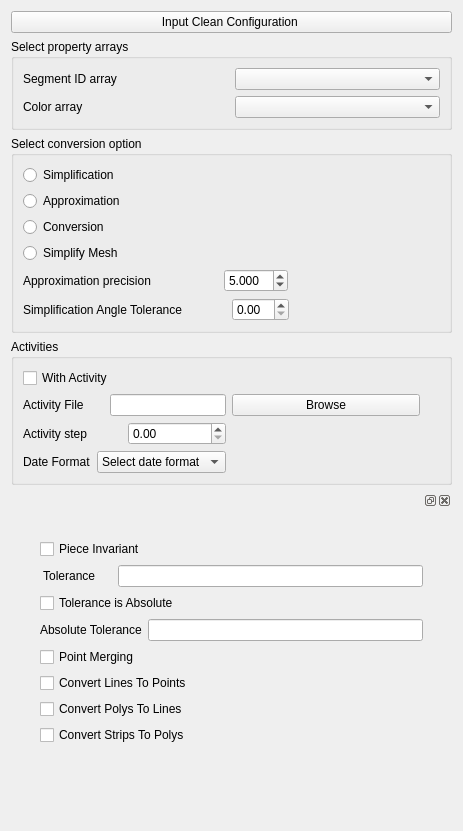
<ui version="4.0" >
 <class>Form</class>
 <widget class="QWidget" name="Form" >
  <property name="geometry" >
   <rect>
    <x>0</x>
    <y>0</y>
    <width>463</width>
    <height>831</height>
   </rect>
  </property>
  <property name="windowTitle" >
   <string>Form</string>
  </property>
  <layout class="QVBoxLayout" >
   <item>
    <widget class="QPushButton" name="pClean" >
     <property name="text" >
      <string>Input Clean Configuration </string>
     </property>
    </widget>
   </item>
   <item>
    <widget class="QGroupBox" name="groupBox_3" >
     <property name="title" >
      <string>Select property arrays</string>
     </property>
     <layout class="QGridLayout" >
      <item row="0" column="0" >
       <layout class="QGridLayout" >
        <item row="0" column="0" >
         <layout class="QGridLayout" >
          <item row="0" column="0" >
           <widget class="QLabel" name="label" >
            <property name="text" >
             <string>Segment ID array</string>
            </property>
           </widget>
          </item>
          <item row="0" column="1" >
           <widget class="QComboBox" name="SegmentID" />
          </item>
         </layout>
        </item>
        <item row="1" column="0" >
         <layout class="QGridLayout" >
          <item row="0" column="0" >
           <widget class="QLabel" name="label_5" >
            <property name="text" >
             <string>Color array</string>
            </property>
           </widget>
          </item>
          <item row="0" column="1" >
           <widget class="QComboBox" name="SegmentColor" />
          </item>
         </layout>
        </item>
       </layout>
      </item>
     </layout>
    </widget>
   </item>
   <item>
    <widget class="QGroupBox" name="groupBox_2" >
     <property name="title" >
      <string>Select conversion option</string>
     </property>
     <layout class="QVBoxLayout" >
      <item>
       <layout class="QGridLayout" >
        <item row="0" column="0" >
         <widget class="QRadioButton" name="Simplification" >
          <property name="text" >
           <string>Simplification</string>
          </property>
         </widget>
        </item>
        <item row="1" column="0" >
         <widget class="QRadioButton" name="Approximation" >
          <property name="text" >
           <string>Approximation</string>
          </property>
         </widget>
        </item>
        <item row="2" column="0" >
         <widget class="QRadioButton" name="Conversion" >
          <property name="text" >
           <string>Conversion</string>
          </property>
         </widget>
        </item>
        <item row="3" column="0" >
         <widget class="QRadioButton" name="SimplifyMesh" >
          <property name="text" >
           <string>Simplify Mesh</string>
          </property>
         </widget>
        </item>
       </layout>
      </item>
      <item>
       <layout class="QGridLayout" >
        <item row="0" column="0" >
         <layout class="QGridLayout" >
          <item row="0" column="0" >
           <layout class="QGridLayout" >
            <item row="0" column="0" >
             <widget class="QLabel" name="label_6" >
              <property name="text" >
               <string>Approximation precision                    </string>
              </property>
             </widget>
            </item>
            <item row="0" column="1" >
             <widget class="QDoubleSpinBox" name="AngleStep" >
              <property name="decimals" >
               <number>3</number>
              </property>
              <property name="minimum" >
               <double>0.001000000000000</double>
              </property>
              <property name="maximum" >
               <double>90.000000000000000</double>
              </property>
              <property name="value" >
               <double>5.000000000000000</double>
              </property>
             </widget>
            </item>
           </layout>
          </item>
          <item row="0" column="1" >
           <spacer>
            <property name="orientation" >
             <enum>Qt::Horizontal</enum>
            </property>
            <property name="sizeHint" >
             <size>
              <width>40</width>
              <height>20</height>
             </size>
            </property>
           </spacer>
          </item>
         </layout>
        </item>
        <item row="1" column="0" >
         <layout class="QGridLayout" >
          <item row="0" column="0" >
           <widget class="QLabel" name="label_7" >
            <property name="text" >
             <string>Simplification Angle Tolerance             </string>
            </property>
           </widget>
          </item>
          <item row="0" column="1" >
           <widget class="QDoubleSpinBox" name="AngleTolerance" >
            <property name="layoutDirection" >
             <enum>Qt::LeftToRight</enum>
            </property>
            <property name="maximum" >
             <double>45.000000000000000</double>
            </property>
            <property name="value" >
             <double>0.000000000000000</double>
            </property>
           </widget>
          </item>
          <item row="0" column="2" >
           <spacer>
            <property name="orientation" >
             <enum>Qt::Horizontal</enum>
            </property>
            <property name="sizeHint" >
             <size>
              <width>40</width>
              <height>20</height>
             </size>
            </property>
           </spacer>
          </item>
         </layout>
        </item>
       </layout>
      </item>
     </layout>
    </widget>
   </item>
   <item>
    <widget class="QGroupBox" name="groupBox" >
     <property name="title" >
      <string>Activities</string>
     </property>
     <layout class="QGridLayout" >
      <item row="0" column="0" >
       <layout class="QGridLayout" >
        <item row="0" column="0" >
         <widget class="QCheckBox" name="WithActivity" >
          <property name="text" >
           <string>With Activity</string>
          </property>
         </widget>
        </item>
        <item row="1" column="0" >
         <layout class="QGridLayout" >
          <item row="0" column="0" >
           <widget class="QLabel" name="label_2" >
            <property name="text" >
             <string>Activity File      </string>
            </property>
           </widget>
          </item>
          <item row="0" column="1" >
           <widget class="QLineEdit" name="ActivityFile" />
          </item>
         </layout>
        </item>
        <item row="1" column="1" >
         <widget class="QPushButton" name="Browse" >
          <property name="text" >
           <string>Browse</string>
          </property>
         </widget>
        </item>
        <item row="2" column="0" >
         <layout class="QGridLayout" >
          <item row="0" column="0" >
           <widget class="QLabel" name="label_3" >
            <property name="text" >
             <string>Activity step     </string>
            </property>
           </widget>
          </item>
          <item row="0" column="1" >
           <widget class="QDoubleSpinBox" name="ActivityStep" >
            <property name="singleStep" >
             <double>10.000000000000000</double>
            </property>
           </widget>
          </item>
         </layout>
        </item>
        <item row="2" column="1" >
         <spacer>
          <property name="orientation" >
           <enum>Qt::Horizontal</enum>
          </property>
          <property name="sizeHint" >
           <size>
            <width>40</width>
            <height>20</height>
           </size>
          </property>
         </spacer>
        </item>
        <item row="3" column="0" >
         <layout class="QGridLayout" >
          <item row="0" column="0" >
           <widget class="QLabel" name="label_4" >
            <property name="text" >
             <string>Date Format</string>
            </property>
           </widget>
          </item>
          <item row="0" column="1" >
           <widget class="QComboBox" name="dateFormat" >
            <item>
             <property name="text" >
              <string>Select date format</string>
             </property>
            </item>
            <item>
             <property name="text" >
              <string>YYYY-MM-DD</string>
             </property>
            </item>
            <item>
             <property name="text" >
              <string>MM/DD/YYYY</string>
             </property>
            </item>
           </widget>
          </item>
         </layout>
        </item>
       </layout>
      </item>
      <item row="0" column="1" >
       <spacer>
        <property name="orientation" >
         <enum>Qt::Vertical</enum>
        </property>
        <property name="sizeHint" >
         <size>
          <width>20</width>
          <height>40</height>
         </size>
        </property>
       </spacer>
      </item>
     </layout>
    </widget>
   </item>
   <item>
    <widget class="QDockWidget" name="wClean" >
     <widget class="QWidget" name="dockWidgetContents_3" >
      <layout class="QVBoxLayout" >
       <item>
        <layout class="QGridLayout" >
         <item row="0" column="0" >
          <spacer>
           <property name="orientation" >
            <enum>Qt::Vertical</enum>
           </property>
           <property name="sizeHint" >
            <size>
             <width>20</width>
             <height>40</height>
            </size>
           </property>
          </spacer>
         </item>
         <item row="0" column="1" >
          <layout class="QGridLayout" >
           <item row="1" column="0" >
            <layout class="QGridLayout" >
             <item row="0" column="0" >
              <widget class="QCheckBox" name="PieceInvariant" >
               <property name="text" >
                <string>Piece Invariant </string>
               </property>
              </widget>
             </item>
             <item row="1" column="0" >
              <layout class="QGridLayout" >
               <item row="0" column="0" >
                <layout class="QGridLayout" >
                 <item row="0" column="0" >
                  <widget class="QLabel" name="label_15" >
                   <property name="text" >
                    <string> Tolerance     </string>
                   </property>
                  </widget>
                 </item>
                </layout>
               </item>
               <item row="0" column="1" >
                <widget class="QLineEdit" name="Tolerance" />
               </item>
              </layout>
             </item>
            </layout>
           </item>
           <item row="2" column="0" >
            <widget class="QCheckBox" name="ToleranceIsAbsolute" >
             <property name="text" >
              <string>Tolerance is Absolute</string>
             </property>
            </widget>
           </item>
           <item row="3" column="0" >
            <layout class="QGridLayout" >
             <item row="0" column="0" >
              <widget class="QLabel" name="label_27" >
               <property name="text" >
                <string>Absolute Tolerance</string>
               </property>
              </widget>
             </item>
             <item row="0" column="1" >
              <widget class="QLineEdit" name="AbsoluteTolerance" />
             </item>
            </layout>
           </item>
           <item row="0" column="0" >
            <spacer>
             <property name="orientation" >
              <enum>Qt::Horizontal</enum>
             </property>
             <property name="sizeHint" >
              <size>
               <width>40</width>
               <height>20</height>
              </size>
             </property>
            </spacer>
           </item>
          </layout>
         </item>
         <item row="0" column="2" >
          <spacer>
           <property name="orientation" >
            <enum>Qt::Vertical</enum>
           </property>
           <property name="sizeHint" >
            <size>
             <width>20</width>
             <height>40</height>
            </size>
           </property>
          </spacer>
         </item>
         <item row="1" column="1" >
          <widget class="QCheckBox" name="PointMerging" >
           <property name="text" >
            <string>Point Merging</string>
           </property>
          </widget>
         </item>
         <item row="2" column="1" >
          <widget class="QCheckBox" name="ConvertLinesToPoints" >
           <property name="text" >
            <string>Convert Lines To Points</string>
           </property>
          </widget>
         </item>
         <item row="3" column="1" >
          <widget class="QCheckBox" name="ConvertPolysToLines" >
           <property name="text" >
            <string>Convert Polys To Lines</string>
           </property>
          </widget>
         </item>
         <item row="4" column="1" >
          <widget class="QCheckBox" name="ConvertStripsToPolys" >
           <property name="text" >
            <string>Convert Strips To Polys</string>
           </property>
          </widget>
         </item>
         <item row="5" column="1" >
          <spacer>
           <property name="orientation" >
            <enum>Qt::Horizontal</enum>
           </property>
           <property name="sizeHint" >
            <size>
             <width>40</width>
             <height>20</height>
            </size>
           </property>
          </spacer>
         </item>
        </layout>
       </item>
      </layout>
     </widget>
    </widget>
   </item>
   <item>
    <spacer>
     <property name="orientation" >
      <enum>Qt::Vertical</enum>
     </property>
     <property name="sizeHint" >
      <size>
       <width>20</width>
       <height>40</height>
      </size>
     </property>
    </spacer>
   </item>
  </layout>
 </widget>
 <resources/>
 <connections>
  <connection>
   <sender>Simplification</sender>
   <signal>toggled(bool)</signal>
   <receiver>AngleTolerance</receiver>
   <slot>setEnabled(bool)</slot>
   <hints>
    <hint type="sourcelabel" >
     <x>111</x>
     <y>172</y>
    </hint>
    <hint type="destinationlabel" >
     <x>254</x>
     <y>303</y>
    </hint>
   </hints>
  </connection>
  <connection>
   <sender>Approximation</sender>
   <signal>toggled(bool)</signal>
   <receiver>AngleStep</receiver>
   <slot>setEnabled(bool)</slot>
   <hints>
    <hint type="sourcelabel" >
     <x>93</x>
     <y>196</y>
    </hint>
    <hint type="destinationlabel" >
     <x>256</x>
     <y>274</y>
    </hint>
   </hints>
  </connection>
  <connection>
   <sender>SimplifyMesh</sender>
   <signal>toggled(bool)</signal>
   <receiver>AngleTolerance</receiver>
   <slot>setEnabled(bool)</slot>
   <hints>
    <hint type="sourcelabel" >
     <x>86</x>
     <y>236</y>
    </hint>
    <hint type="destinationlabel" >
     <x>233</x>
     <y>293</y>
    </hint>
   </hints>
  </connection>
 </connections>
</ui>
